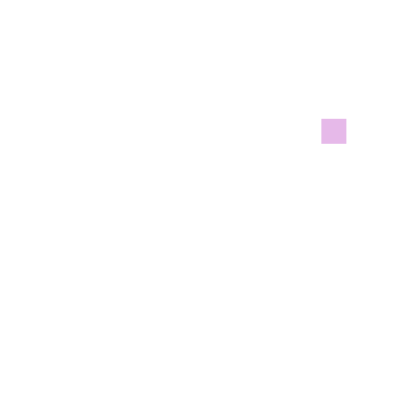
Frame 1 (no input)
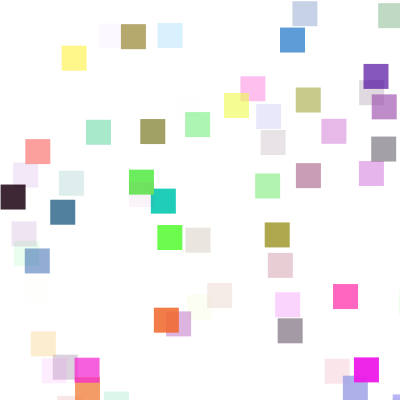
Frame 60 (no input)
Frame 120 (the mouse pressed at the canvas centre since frame 60): identical to frame 60, image omitted

The p5.js sketch that drew these frames (run headless with seeded random() and noise() and a simulated clock; from frame 60 on, the mouse is pressed at the canvas centre):

// p5.js sketch
// ── sketch.js
function setup() {
  createCanvas(400, 400);
  background(255);
  noStroke();
}

function draw() {
  fill(random(255), random(255), random(255), random(255));
  
  
  if (mouseX > width/2) {
    ellipse(random(width), random(height), 25, 25);
  }
  
  else if (mouseX < width/2) {
    rect(random(width), random(height), 25, 25);
  }
}

function keyPressed() {
  background(255);
}
